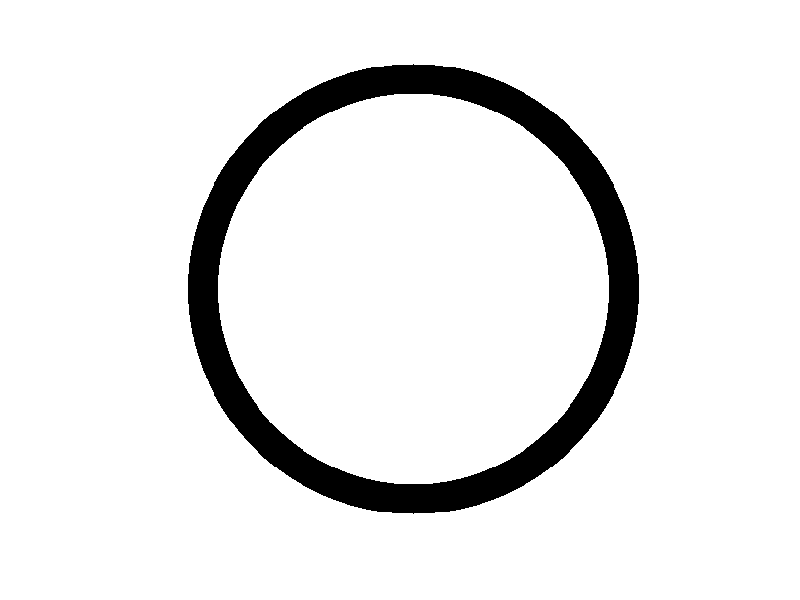
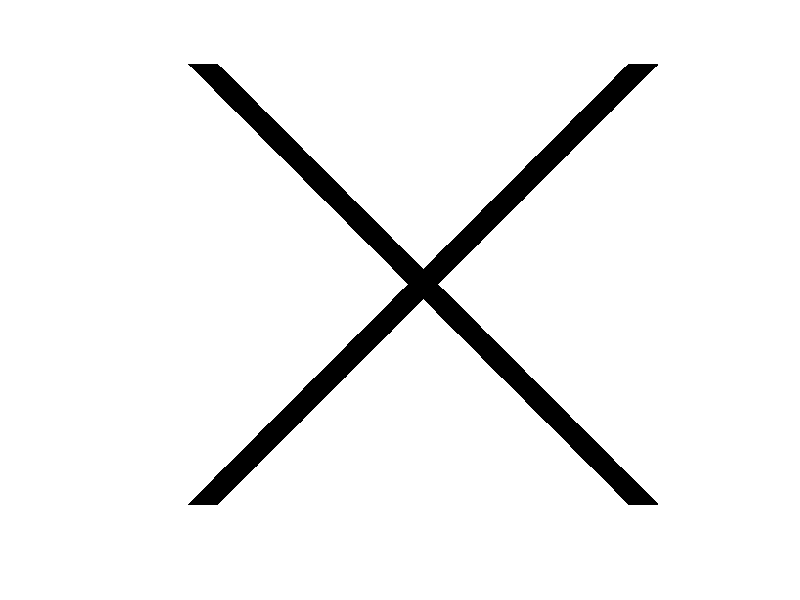

Here is the MATLAB script that generated these plots, in order:
%Circle
clear
circle=ones(500);
for i=-230:230
    circle(250+i,[[round(250-sqrt(230^2-i^2)) : round(250-sqrt(200^2-i^2))] [round(250+sqrt(200^2-i^2)) : round(250+sqrt(230^2-i^2))]])=0;
end
imshow(circle)
imwrite(circle,'Circle.jpg');

%Cross
cross=ones(500);
for i=20:470
    for j=i:i+30
   cross(i,j)=0;
   cross(490-i,j)=0;
    end
end
figure
imshow(cross)
imwrite(cross,'Cross.jpg');
clc